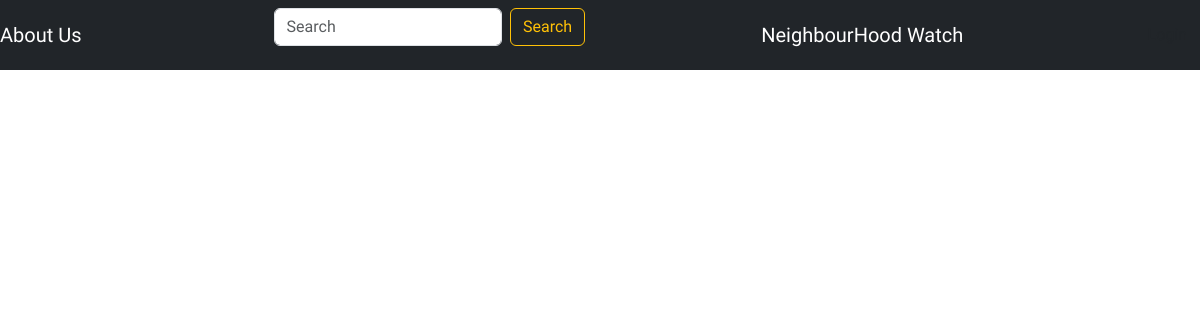
The page /business/ on the database as committed earlier.
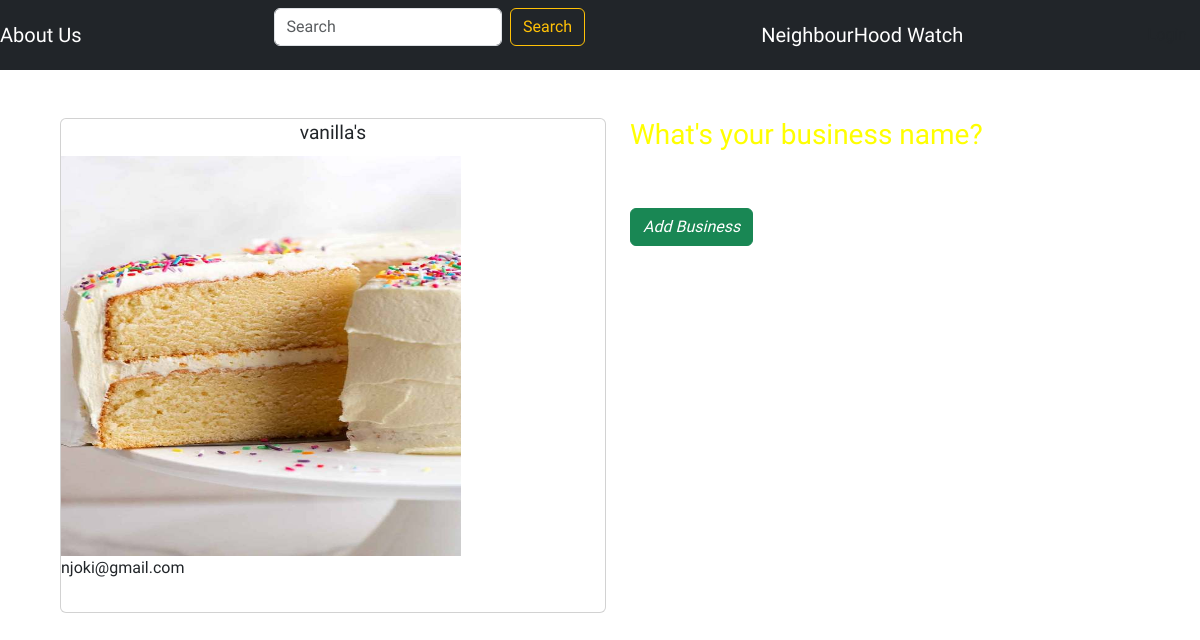
The same page on the database as committed later.
### watch/models.py (models this page shows)
class Business(models.Model):
    name=models.CharField(max_length=30)
    image=models.ImageField()
    uname=models.ForeignKey(User, on_delete=models.CASCADE)
    neighbourhood_id=models.ForeignKey(NeighbourHood, on_delete=models.CASCADE)
    email=models.EmailField()

### watch/views.py (the view)
# urls.py: path('business/', views.business, name='business'),
def business(request):
    business_list=Business.objects.all()
    context={'business_list': business_list}
    return render(request, 'business.html', context)

### watch/templates/business.html (shortened to what this page needs)
{% extends "base.html" %}
{% load bootstrap5 %}
{% load static %}
{% block content%}
{{ block.super }}
<div class="container-fluid m-5">
    <div class="row row-cols-2">
        <div class="col">
            {% for business in business_list %}
            <div class="card">
                <div class="card-title" style="font-size: larger; text-align: center;">{{ business.name }}</div>
                <img class="image-thumbail" src="{{ business.image.url }}" alt="" width="500px" height="500px">
                    <p>{{ business.email }}</p>
            </div>
        </div>
        <div class="row">
            <div class="col">
                <h3>What's your business name?</h3><br><br>
                <a href="{% url 'add' %}">
                    <button class="btn btn-success" style="text-transform: capitalize; font-style: italic;">add
                        Business</button></a>
            </div>
        </div>
        {% endfor %}
    </div>
</div>
{% endblock %}

### watch/templates/base.html (shortened to what this page needs)
{% load bootstrap5 %}
{% load static %}
{% bootstrap_css %}
<!DOCTYPE html>
<html lang="en">
<head>
    {% block styles %}
    {% bootstrap_css %}
        <link rel="stylesheet" href="{% static 'css/styles.css' %}">
    {% endblock %}
</head>
<body>
    {% block content%}
        {% include "navbar.html" %}
    {% endblock %}
</body>
</html>

### watch/templates/navbar.html (shortened to what this page needs)
<nav class="navbar navbar-dark bg-dark">
    <a class="navbar-brand" href="{% url 'about' %}">About Us</a>
    <div>
        <div class="container-fluid">
            <form class="d-flex">
              <input class="form-control me-2" type="search" placeholder="Search" aria-label="Search">
              <button class="btn btn-outline-warning" type="submit">Search</button>
            </form>
          </div>
    </div>
    <div>
        <a class="navbar-brand" href="{% url 'home' %}">NeighbourHood Watch</a>
    </div>
    {% if user.is_authenticated %}
      <ul>
              <a href="/logout">Logout</a>
            </li>
          </ul>
        </li>
      </ul>
      {% else %}
      <li>
        <a class='btn btn-default' href="/accounts/login">Login</a>
      </li>
      {% endif %}
  </nav>

### static/css/styles.css (style rules this page uses)
* { font-family: 'Lobster', cursive; }
li { list-style: none; }
h3 { color: yellow; }
.container-fluid { width: 95%; }
.image-thumbail { height: 400px; width: 400px; }

Rows that differ between the two databases and show on the page:
added Business: name "vanilla's", image (picture), email "njoki@gmail.com"
